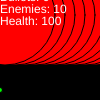
Frame 1 (no input)
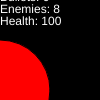
Frame 60 (no input)
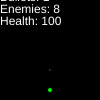
Frame 120 (the mouse pressed at the canvas centre since frame 60)

The p5.js sketch that drew these frames (run headless with seeded random() and noise() and a simulated clock; from frame 60 on, the mouse is pressed at the canvas centre):

// p5.js sketch
// ── sketch.js
let bullets = [];
let player;
let pistolFlintLock;
let enemies = [];
let powerups = [];
let startWave = 10;
let debugMode = true;
function setup() {
  // createCanvas(min(windowWidth,windowHeight), min(windowWidth, windowHeight));
  
  frameRate(30);
  pistolFlintLock = new Gun("Flintlock Pistol", 60, 0, windowHeight/50, 1);
  player = new Player(pistolFlintLock);
  for(let i = 0; i < startWave; i++){
    let x = (i + 0.5)*width/startWave;
    let y = height/10;
    enemies.push(new Enemy(x,y, 50, 1, 5, width/5));
  }
}

function draw() {
  background(0);
  player.update()
  player.show();
 
  handleBullets(enemies);
  handleHittables(enemies);

  if(!debugMode) return;
  fill(255);
  text(`Bullets: ${bullets.length}`,0,height/100);
  text(`Enemies: ${enemies.length}`,0,height/100+textSize());
  text(`Health: ${player.health}`,0,height/100+2*textSize());
  
}

function progressEnemies(){
  for(let e of enemies){
    e.update();
    e.show();
  }
}

function registerHit(a, b, threshold){
  return p5.Vector.dist(a,b) <= threshold;
}

function handleHittables(hittableEntities){
  for(let i = hittableEntities.length - 1; i >= 0; i--){
    hittableEntities[i].update();
    hittableEntities[i].seek(player.p);
    hittableEntities[i].show();
    if(hittableEntities[i].isDead) enemies.splice(i,1);
  }
}

function handleBullets(hittableEntities){
  for(let i = bullets.length - 1; i >= 0; i--){
    bullets[i].update();
    for(let hittable of hittableEntities){
      if(registerHit(bullets[i].p, hittable.p, hittable.r)){
        hittable.damage(bullets[i].damage);
        bullets[i].registerHit();
      } 
    }
    bullets[i].show();
    if(bullets[i].isSpent) bullets.splice(i,1);
  }
}

// ── enemies.js

class Enemy{
    constructor(x,y,r, health, speed, rangeOfSight){
      this.p = createVector(x,y);
      this.r = r;
      this.health = health;
      this.speed = speed;
      this.rangeOfSight = rangeOfSight;
      this.isDead = false;
      this.dir = createVector(0,1).setMag(speed);
    }

    seek(nearestPlayerPos){
        if(p5.Vector.dist(nearestPlayerPos, this.p) <= this.rangeOfSight){
            this.dir = p5.Vector.sub(nearestPlayerPos, this.p);
        }
    }
  
    update(){
      this.p.add(this.dir);
    }

    damage(hp){
        this.health -= hp;
        this.isDead = this.health <= 0;
    }

    show(){
        fill(255,0,0);
        circle(this.p.x, this.p.y, 2*this.r);
    }
  
  }
  
// ── player.js
class Player{
    constructor(gun){
      this.p = createVector(width/2, height*0.9);
      this.health = 100;
      this.gun = gun;
      this.groupSize = 1;
    }
  
    update(){
      this.p.x = mouseX;
      this.gun.fire(this.p.x, this.p.y);
    }
  
    show(){
      fill(0,255,0);
      circle(this.p.x, this.p.y, width/20);
    }
  
    
  }
// ── powerups.js
class Powerup{
    constructor(x,y, health, speed, power){
        this.p = createVector(x,y);
        this.health = health;
        this.power = power;
        this.speed 
    }

    update(){
        this.p.y += speed;
    }

}
// ── weapons.js
class Bullet{
    constructor(x,y,dir,bulletSpeed, damage){
      this.p = createVector(x,y);
      this.dir = createVector(dir.x, dir.y).setMag(bulletSpeed);
      this.isSpent = false;
      this.damage = damage;
    }
    update(){
      if(!this.isSpent) this.p.add(this.dir);
      this.isSpent = (this.p.x < 0 || this.p.x > width || this.p.y < 0);
    }

    registerHit(){
        this.isSpent = true;
    }
  
    show(){
      fill(255);
      circle(this.p.x, this.p.y, width/50);
    }
  }

  class Gun{
    constructor(name, fireRate, spread, bulletSpeed, baseDamage){
      this.name = name;
      this.fireRate = fireRate;
      this.spread = spread;
      this.bulletSpeed = bulletSpeed;
      this.baseDamage = baseDamage;
    }
  
    fire(x, y){
      if(frameCount % this.fireRate === 0){
        let dir = p5.Vector.fromAngle(random(-this.spread/2, this.spread/2) - HALF_PI) ;
        let bullet = new Bullet(x,y, dir, this.bulletSpeed, this.baseDamage);
        bullets.push(bullet);
      }
    }
    
  }
